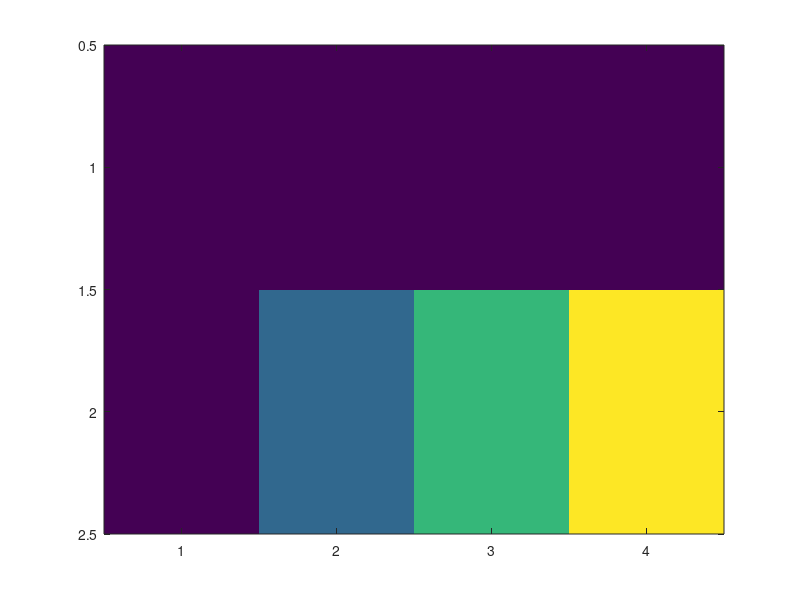
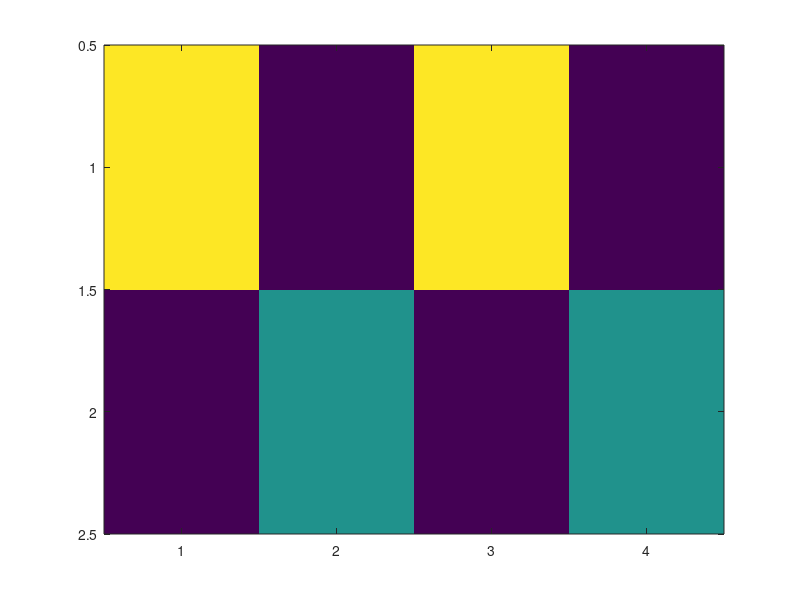
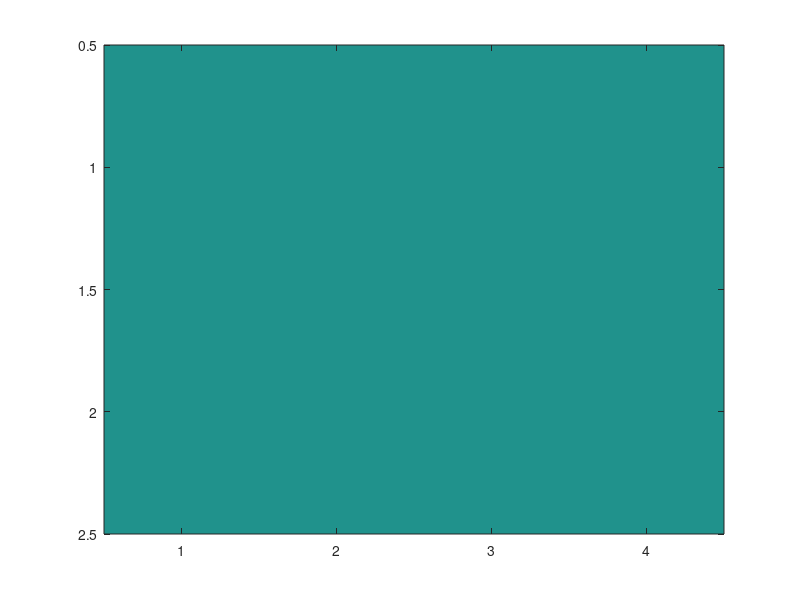
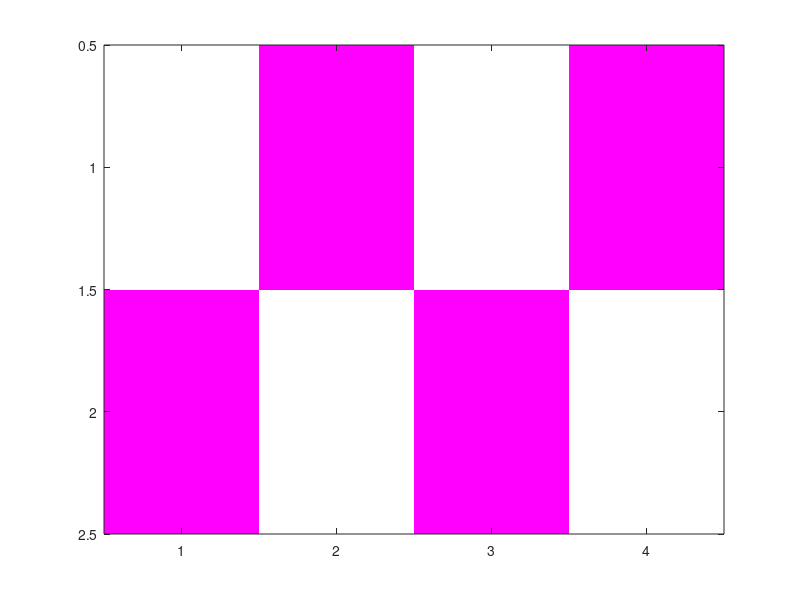

The MATLAB source for these figures, in order:
clc
close all
clearvars

a = [1,1,1,1;
     1,3,5,7]; %red channel
b = [2,0,2,0;
     0,1,0,1]; %green channel
c = ones(2,4);

d=cat(3,a,b,c);

figure; imagesc(a)
figure; imagesc(b)
figure; imagesc(c)
figure; imagesc(d); 